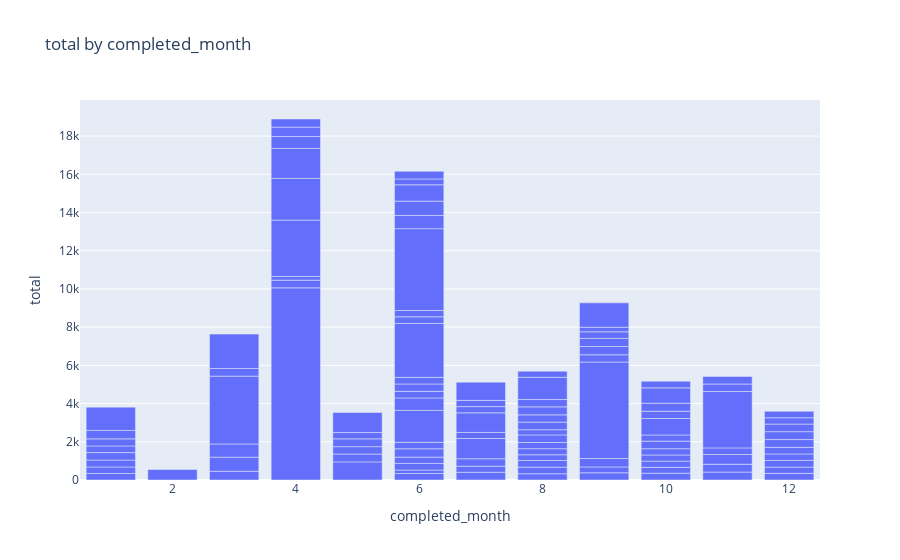

Notebook cell for this chart:
### Code cell
df =df_result_imputed
# DISCLAIMER: 'df' refers to the data you passed in when calling 'dtale.show'

import pandas as pd

if isinstance(df, (pd.DatetimeIndex, pd.MultiIndex)):
	df = df.to_frame(index=False)

# remove any pre-existing indices for ease of use in the D-Tale code, but this is not required
df = df.reset_index().drop('index', axis=1, errors='ignore')
df.columns = [str(c) for c in df.columns]  # update columns to strings in case they are numbers

chart_data = pd.concat([
	df['completed_month'],
	df['total'],
], axis=1)
chart_data = chart_data.sort_values(['completed_month'])
chart_data = chart_data.rename(columns={'completed_month': 'x'})
chart_data = chart_data.dropna()

import plotly.graph_objs as go

charts = []
charts.append(go.Bar(
	x=chart_data['x'],
	y=chart_data['total']
))
figure = go.Figure(data=charts, layout=go.Layout({
    'barmode': 'group',
    'legend': {'orientation': 'h'},
    'title': {'text': 'total by completed_month'},
    'xaxis': {'tickformat': '0:g', 'title': {'text': 'completed_month'}},
    'yaxis': {'title': {'text': 'total'}, 'type': 'linear'}
}))

# If you're having trouble viewing your chart in your notebook try passing your 'chart' into this snippet:
#
# from plotly.offline import iplot, init_notebook_mode
#
init_notebook_mode(connected=True)
for chart in charts:
    chart.pop('id', None) # for some reason iplot does not like 'id'
    iplot(figure)

### Figure 1 — Plotly figure (JSON) as saved in the notebook; plotly's stock layout.template omitted (floating-point values rounded to 4 significant figures)
{"data": [{"type": "bar", "x": [1, 1, 1, 1, 1, 1, 1, 1, 2, 3, 3, 3, 3, 3, 3, 4, 4, 4, 4, 4, 4, 4, 4, 4, 5, 5, 5, 5, 5, 5, 6, 6, 6, 6, 6, 6, 6, 6, 6, 6, 6, 6, 6, 6, 6, 6, 6, 6, 6, 6, 7, 7, 7, 7, 7, 7, 7, 7, 7, 8, 8, 8, 8, 8, 8, 8, 8, 8, 8, 8, 8, 8, 8, 9, 9, 9, 9, 9, 9, 9, 9, 9, 9, 10, 10, 10, 10, 10, 10, 10, 10, 10, 10, 10, 10, 11, 11, 11, 11, 11, 11, 11, 12, 12, 12, 12, 12, 12, 12, 12, 12, 12], "y": [342, 340, 361, 392, 347, 371, 441.9, 1219, 551.9, 456, 739, 691, 3550, 402, 1798.0, 10057, 401, 198, 2946, 2182, 1572, 625, 490, 423.7, 946.7, 412, 386, 409, 330, 1048, 341, 180, 348, 327.4, 436, 338, 1673, 651, 345.9, 386, 347, 2820, 347.3, 333, 4281.0, 691, 749, 855, 307, 405, 405, 319.9, 387, 1059, 319.0, 1024, 328, 325.9, 953, 327, 345, 349, 301, 317, 323, 398, 272, 397, 380, 419, 386, 1163, 318, 377, 307, 439, 5051, 379, 436, 422, 346, 237, 1277, 356, 305.9, 327, 322.8, 325.9, 397, 322, 862, 379, 423, 802, 348.9, 416, 409, 510.4, 346, 2951.0, 391, 396.9, 347, 328, 352, 337, 346, 406, 413.5, 398, 330, 338]}], "layout": {"barmode": "group", "legend": {"orientation": "h"}, "title": {"text": "total by completed_month"}, "xaxis": {"tickformat": "0:g", "title": {"text": "completed_month"}}, "yaxis": {"title": {"text": "total"}, "type": "linear"}}}
